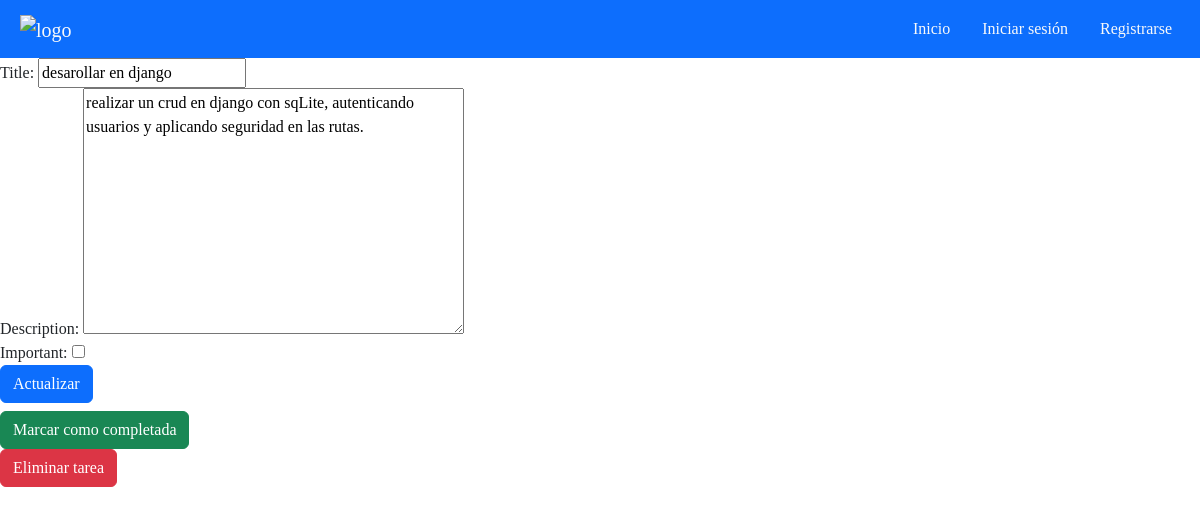
Page /tasks/5/ on the committed database.
### tasks/models.py (models this page shows, shortened)
class Task(models.Model):
    title = models.CharField(max_length=100)
    description = models.TextField(blank=True)
    created = models.DateTimeField(auto_now_add=True)
    datecompleted = models.DateTimeField(null=True,blank=True) #blank True es para que ese campo sea opcional
    important = models.BooleanField(default=False)
    user = models.ForeignKey(User, on_delete=models.CASCADE)

### tasks/views.py (the view, shortened to what this page needs)
# urls.py: path('tasks/<int:task_id>/',views.taskDetail, name='taskDetail'),
def taskDetail(request,task_id):
    if request.method == "GET":
        task = get_object_or_404(Task,id=task_id)
        form = TaskForm(instance=task) #instance en GET muestra los datos precargados de la tarea
        return render(request,'taskDetail.html',{
            'task':task,
            'form':form
        })

### tasks/forms.py
class TaskForm(ModelForm):
    class Meta: # Configuración del formulario basada en el modelo Task
        model = Task  # Le decimos a Django que este formulario está basado en Task
        fields = ['title','description','important'] #Estos son los campos que se muestran en el frontend

### tasks/templates/taskDetail.html (shortened to what this page needs)
{%extends 'base.html'%}
{%block content%}
    <form method="post">
        {{form}}
        <input class="btn btn-primary" type="submit" value="Actualizar">
    </form>
    <form action="{% url 'taskCompleted' task.id %}" method="post" onsubmit="return confirm('¿Estas seguro de marcar como completada esta tarea?')">
        <button class="btn btn-success">
            Marcar como completada
        </button>
    </form>
    <form action="{% url 'taskEliminated' task.id %}" method="post" onsubmit="return confirm('¿Estas seguro de eliminar esta tarea?')">
        <button class="btn btn-danger">
            Eliminar tarea
        </button>
    </form>
{%endblock%}

### tasks/static/css/estilos.css (style rules this page uses)
body { font-family:Cambria, Cochin, Georgia, Times, 'Times New Roman', serif; user-select: none; }

### rows in the picture
Task: title "desarollar en django", description "realizar un crud en django con sqLite, autenticando usuarios y aplicando seguridad en las rutas."
